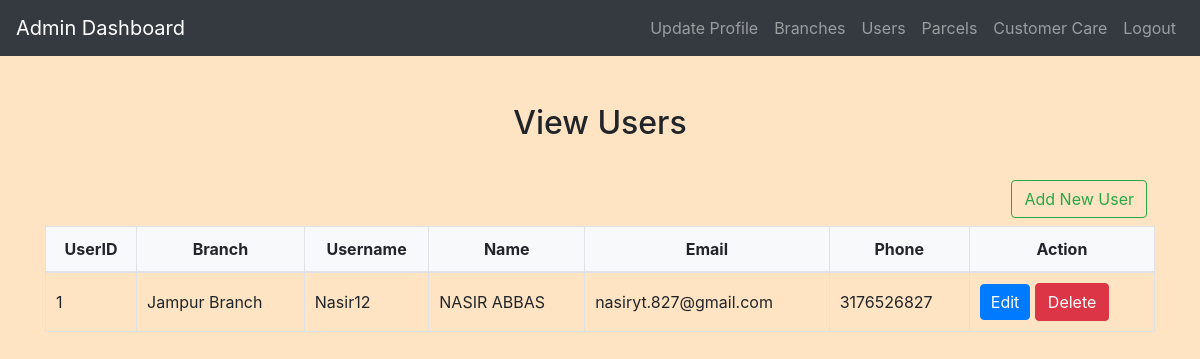
Before: /admin/view_users.php (signed in) with the older database file.
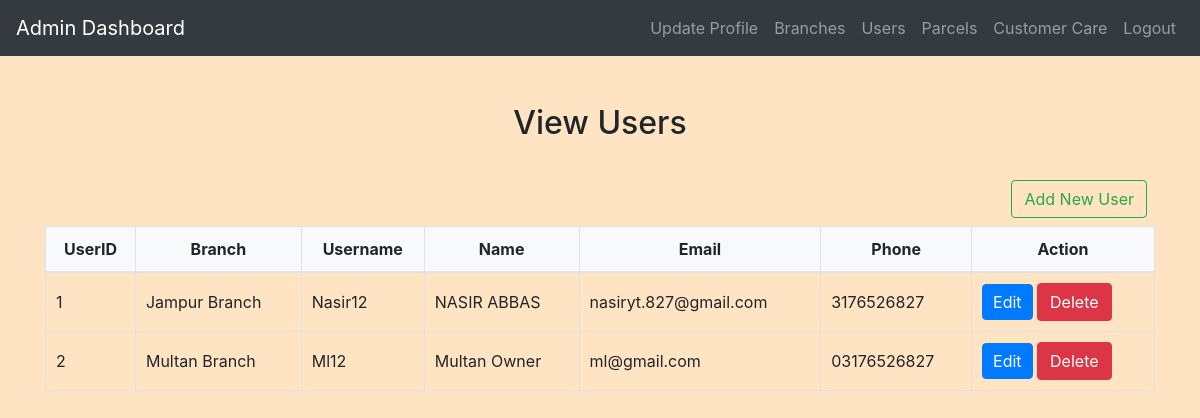
After: the same page with the newer database file.
### tables this page shows
CREATE TABLE `users` (
  `UserID` int(11) NOT NULL,
  `BranchID` int(11) DEFAULT NULL,
  `Username` varchar(50) NOT NULL,
  `Password` varchar(255) NOT NULL,
  `Name` varchar(100) NOT NULL,
  `Email` varchar(100) NOT NULL,
  `Phone` varchar(20) NOT NULL
);

CREATE TABLE `branches` (
  `BranchID` int(11) NOT NULL,
  `BranchName` varchar(255) NOT NULL,
  `Location` varchar(255) NOT NULL,
  `ContactPerson` varchar(255) NOT NULL,
  `ContactNumber` varchar(15) NOT NULL
);

### admin/view_users.php (the view, shortened to what this page needs)
<?php
include('config.php');
?>
<!DOCTYPE html>
<html>
<head>
    <link rel="stylesheet" href="https://maxcdn.bootstrapcdn.com/bootstrap/4.5.2/css/bootstrap.min.css">
    <link rel="stylesheet" href="../css/style.css">
</head>
<body>
<?php
include('admin_navbar.php');
?>
<div class="container mt-5">
    <h2 class="text-center">View Users</h2>
    <table class="table">
    <a class="m-2 btn btn-outline-success float-right" href="add_users.php">Add New User</a>
        <thead>
            <tr>
                <th>UserID</th>
                <th>Branch</th>
                <th>Username</th>
                <th>Name</th>
                <th>Email</th>
                <th>Phone</th>
                <th>Action</th>
            </tr>
        </thead>
        <tbody>
            <?php
            $query = "SELECT Users.*, Branches.BranchName
                      FROM Users
                      INNER JOIN Branches ON Users.BranchID = Branches.BranchID";
            $result = mysqli_query($conn, $query);
            while ($row = mysqli_fetch_assoc($result)) {
                echo "<tr>";
                echo "<td>{$row['UserID']}</td>";
                echo "<td>{$row['BranchName']}</td>";
                echo "<td>{$row['Username']}</td>";
                echo "<td>{$row['Name']}</td>";
                echo "<td>{$row['Email']}</td>";
                echo "<td>{$row['Phone']}</td>";
                echo "<td>
                        <a href='edit_user.php?id={$row['UserID']}' class='btn btn-primary'>Edit</a>
                        <a href='view_users.php?delete={$row['UserID']}' class='btn btn-danger' onclick='return confirm(\"Are you sure you want to delete this user?\")'>Delete</a>
                      </td>";
                echo "</tr>";
            }
            ?>
        </tbody>
    </table>
</div>
</body>
</html>

### admin/admin_navbar.php (shortened to what this page needs)
<nav class="navbar navbar-expand-lg navbar-dark bg-dark">
  <a class="navbar-brand" href="admin_home.php">Admin Dashboard</a>
  <div class="collapse navbar-collapse" id="navbarNav">
    <ul class="navbar-nav ml-auto">
      <li class="nav-item ">
        <a class="nav-link" href="update_admin.php">Update Profile</a>
      </li>
      <li class="nav-item ">
        <a class="nav-link" href="view_branches.php">Branches</a>
      </li>
      <li class="nav-item ">
        <a class="nav-link" href="view_users.php">Users</a>
      </li>
      <li class="nav-item ">
        <a class="nav-link" href="view_parcels.php">Parcels</a>
      </li>
      <li class="nav-item ">
        <a class="nav-link" href="admin_reply.php">Customer Care</a>
      </li>
      <li class="nav-item">
        <a class="nav-link" href="logout.php">Logout</a>
      </li>
    </ul>
  </div>
</nav>

### css/style.css (style rules this page uses)
body { background-color: bisque; }
h1, h2, h3, h4 { text-align: center; margin-top: 30px; margin-bottom: 30px; }
.table { width: 100%; border-collapse: collapse; margin-top: 20px; }
.table th, .table td { padding: 10px; border: 1px solid #dee2e6; }
.table thead th { background-color: #f8f9fa; font-weight: bold; text-align: center; }
.table tbody td { vertical-align: middle; }
.btn-primary { padding: 5px 10px; }

Changed rows visible on the page:
added users: UserID "2", BranchID.BranchName "Multan Branch", Username "Ml12", Name "Multan Owner", Email "ml@gmail.com", Phone "03176526827"
